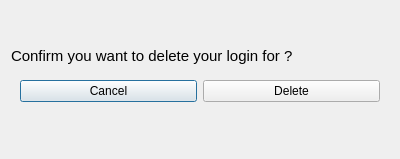
<?xml version="1.0" encoding="UTF-8"?>
<ui version="4.0">
 <class>ConfirmDeleteDialog</class>
 <widget class="QDialog" name="ConfirmDeleteDialog">
  <property name="geometry">
   <rect>
    <x>0</x>
    <y>0</y>
    <width>400</width>
    <height>159</height>
   </rect>
  </property>
  <property name="windowTitle">
   <string>Dialog</string>
  </property>
  <layout class="QVBoxLayout" name="verticalLayout">
   <item>
    <spacer name="verticalSpacer">
     <property name="orientation">
      <enum>Qt::Orientation::Vertical</enum>
     </property>
     <property name="sizeHint" stdset="0">
      <size>
       <width>20</width>
       <height>40</height>
      </size>
     </property>
    </spacer>
   </item>
   <item>
    <widget class="QLabel" name="delConfirmLabel">
     <property name="font">
      <font>
       <pointsize>11</pointsize>
      </font>
     </property>
     <property name="text">
      <string>Confirm you want to delete your login for &lt;name&gt;?</string>
     </property>
     <property name="wordWrap">
      <bool>true</bool>
     </property>
    </widget>
   </item>
   <item>
    <widget class="QWidget" name="deleteBtnContainer" native="true">
     <layout class="QHBoxLayout" name="horizontalLayout">
      <item>
       <widget class="QPushButton" name="cancelDeleteBtn">
        <property name="text">
         <string>Cancel</string>
        </property>
       </widget>
      </item>
      <item>
       <widget class="QPushButton" name="deleteBtn">
        <property name="text">
         <string>Delete</string>
        </property>
       </widget>
      </item>
     </layout>
    </widget>
   </item>
   <item>
    <spacer name="verticalSpacer_2">
     <property name="orientation">
      <enum>Qt::Orientation::Vertical</enum>
     </property>
     <property name="sizeHint" stdset="0">
      <size>
       <width>20</width>
       <height>40</height>
      </size>
     </property>
    </spacer>
   </item>
  </layout>
 </widget>
 <resources/>
 <connections/>
</ui>
